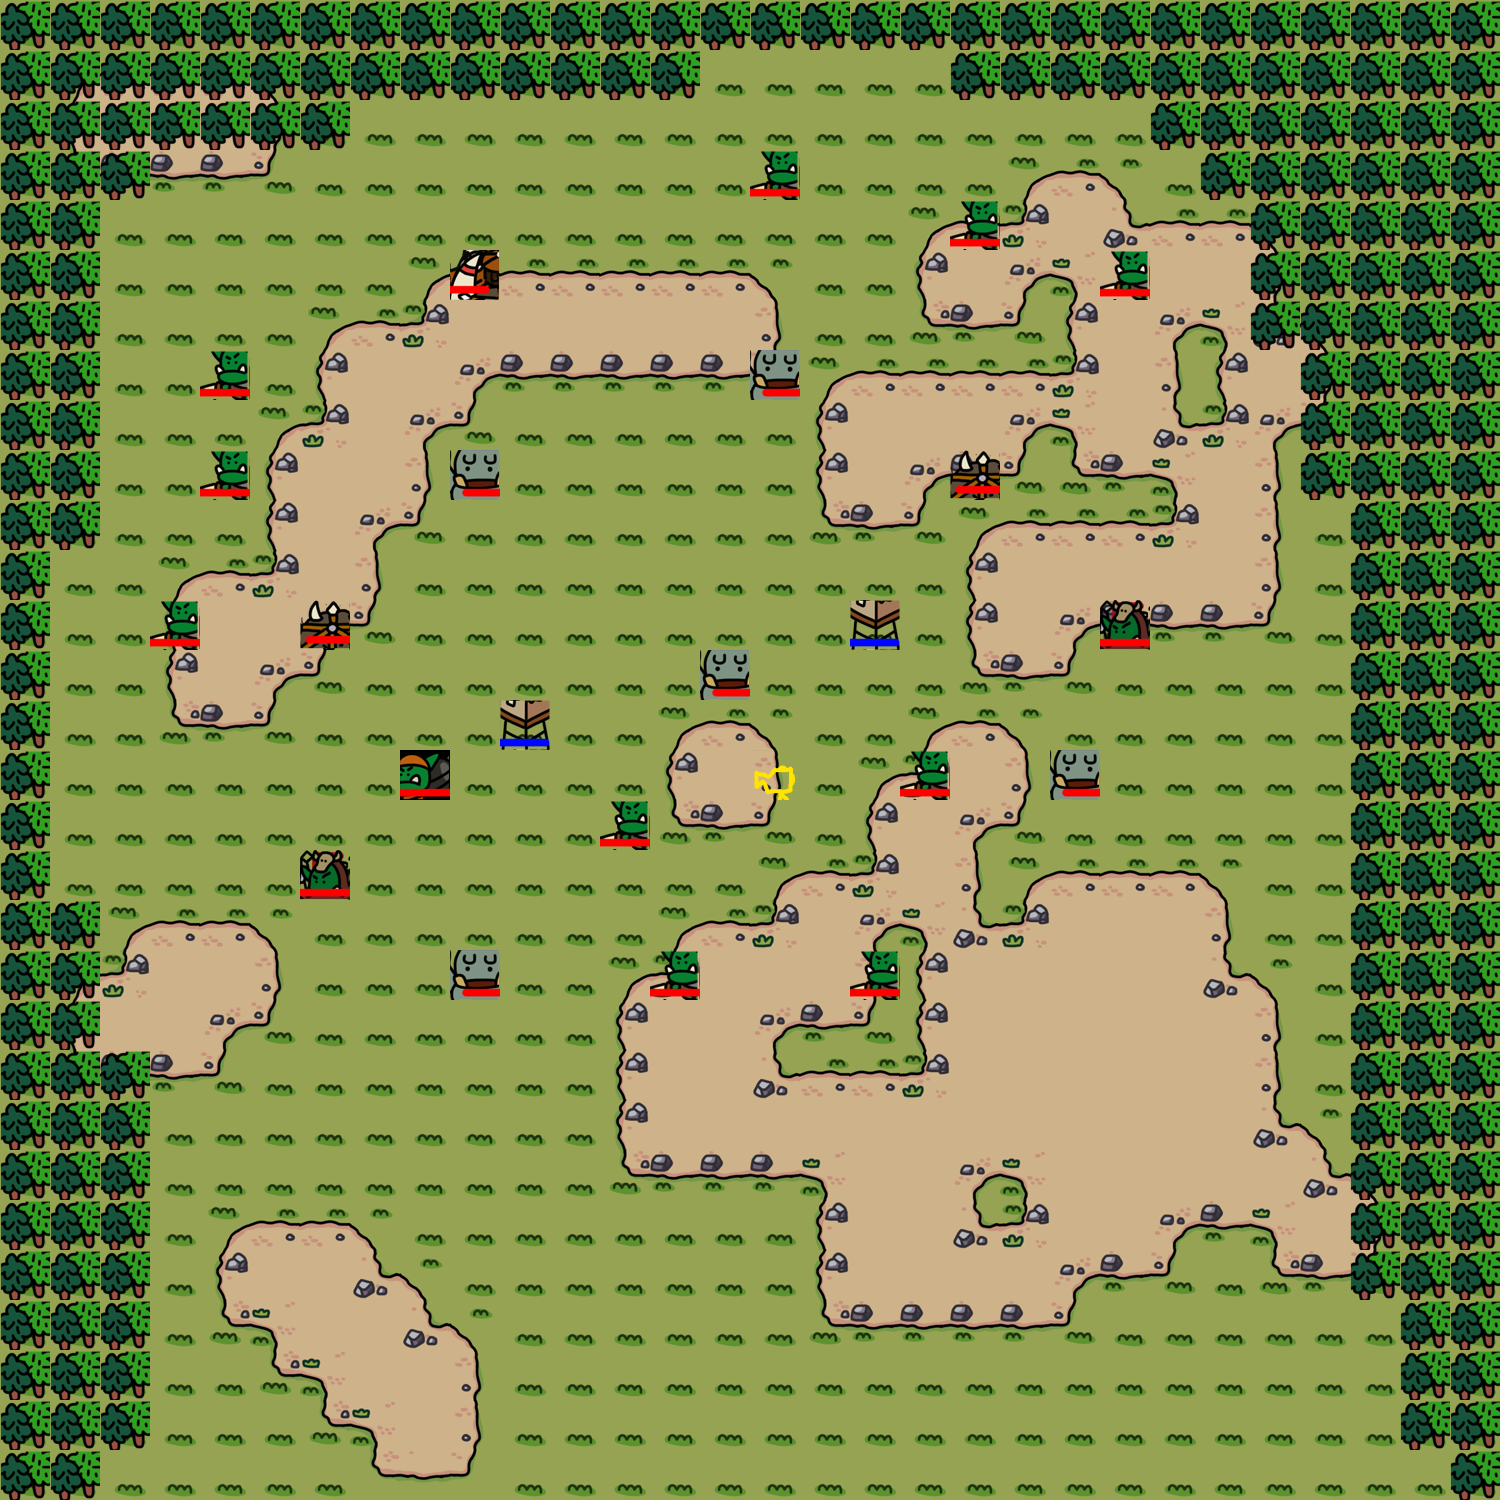

Tiled map render using the project's own tile images. Description and the map definition, with tile-layer contents summarised, below:
An orthogonal 30x30 tile map with 50x50 px tiles, 4 tile layers (stage, soil, deco, unit).

<map version="1.0" orientation="orthogonal" renderorder="right-down" width="30" height="30" tilewidth="50" tileheight="50" nextobjectid="1">
 <tileset firstgid="1" name="grassTilemap" tilewidth="50" tileheight="50" tilecount="200">
  <image source="50TileSet.png" width="512" height="1024" />
  <terraintypes>
   <terrain name="soil" tile="-1" />
  </terraintypes>
  <tile id="30" terrain=",,,0" />
  <tile id="31" terrain=",,0,0" />
  <tile id="32" terrain=",,0," />
  <tile id="33" terrain="0,0,0," />
  <tile id="34" terrain="0,0,,0" />
  <tile id="40" terrain=",0,,0" />
  <tile id="41" terrain="0,0,0,0" />
  <tile id="42" terrain="0,,0," />
  <tile id="43" terrain="0,,0,0" />
  <tile id="44" terrain=",0,0,0" />
  <tile id="50" terrain=",0,," />
  <tile id="51" terrain="0,0,," />
  <tile id="52" terrain="0,,," />
 </tileset>
 <layer name="stage" width="30" height="30">
  <data>[900 cells, 900 non-empty, 3 distinct tile ids]</data>
 </layer>
 <layer name="soil" width="30" height="30">
  <data>[900 cells, 349 non-empty, 16 distinct tile ids]</data>
 </layer>
 <layer name="deco" width="30" height="30">
  <data>[900 cells, 213 non-empty, 1 distinct tile ids]</data>
 </layer>
 <layer name="unit" width="30" height="30">
  <data>[900 cells, 23 non-empty, 7 distinct tile ids]</data>
 </layer>
</map>
